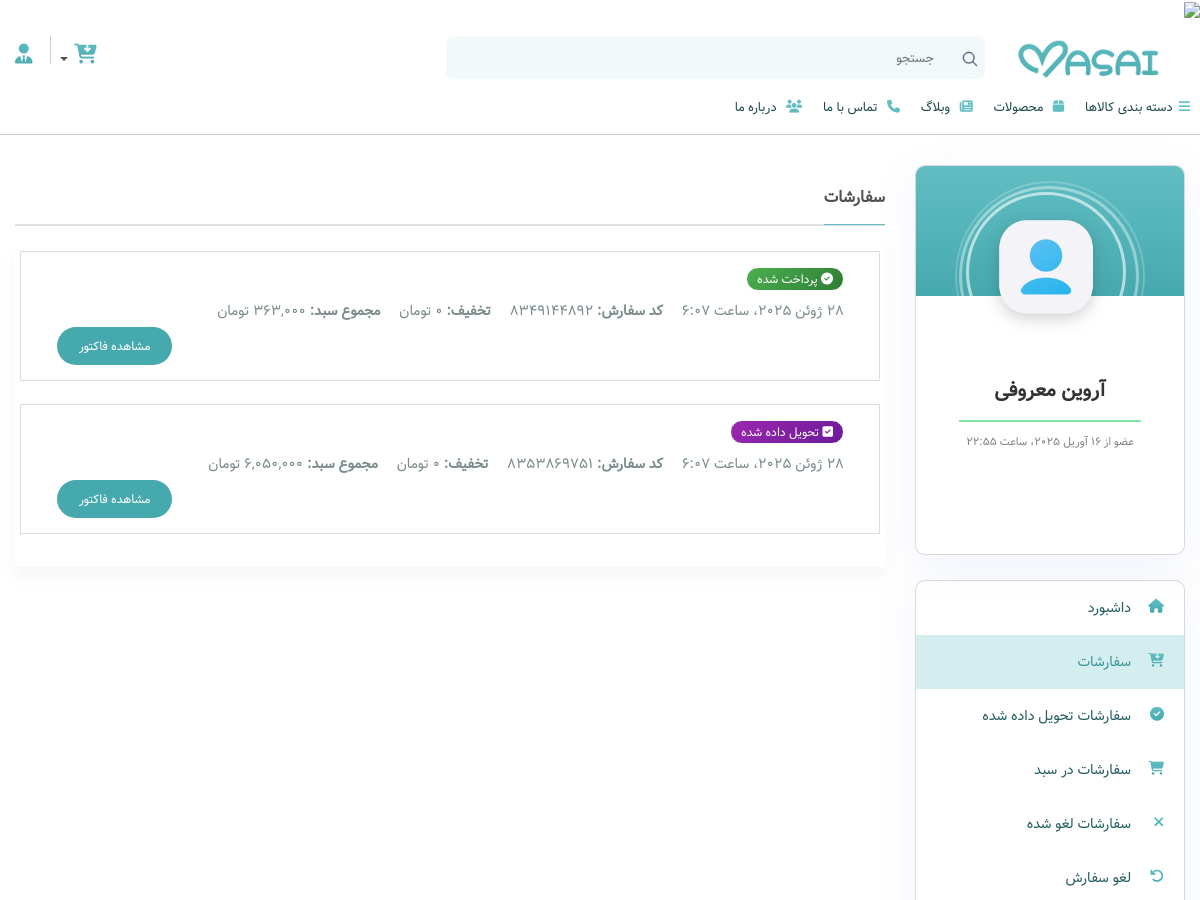
/dashboard/orders/ (signed in, upper part), run on an earlier commit of the app's database.
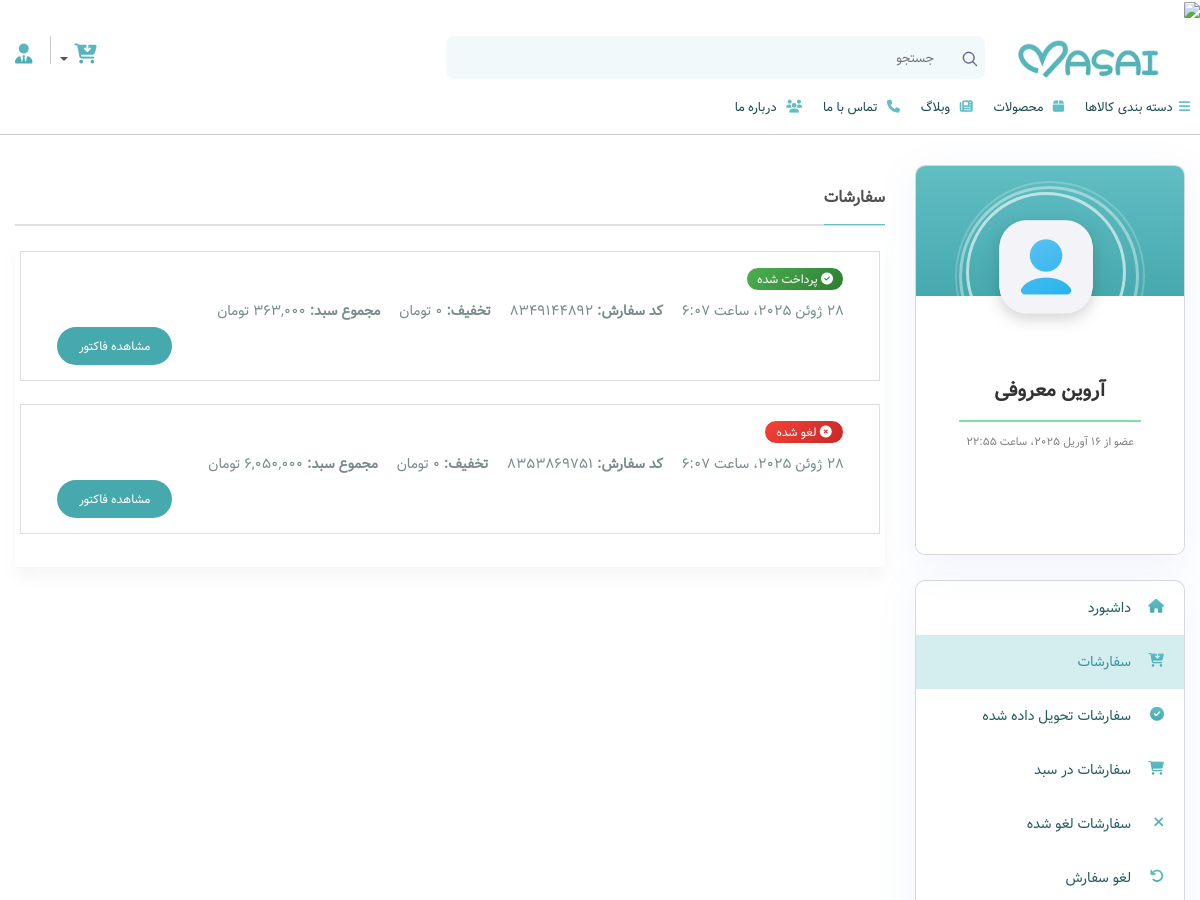
And on a later commit of the database.
### cart/models.py (models this page shows, shortened)
class Order(models.Model):
    ORDER_STATUS = (
        ('pending', 'در انتظار پرداخت'),
        ('paid', 'پرداخت شده'),
        ('processing', 'در حال پردازش'),
        ('shipped', 'ارسال شده'),
        ('delivered', 'تحویل داده شده'),
        ('cancelled', 'لغو شده'),
    )
    user = models.ForeignKey(User, on_delete=models.CASCADE, related_name='orders', verbose_name='کاربر')
    order_number = ShortUUIDField(length=10, max_length=10, alphabet="1234567890", unique=True, verbose_name="شماره سفارش")
    address = models.ForeignKey(Address, on_delete=models.SET_NULL, null=True, verbose_name='آدرس')
    cart = models.ForeignKey(Cart, on_delete=models.SET_NULL, null=True, blank=True, verbose_name='سبد خرید')
    items_data = models.JSONField(null=True, blank=True, verbose_name='اطلاعات محصولات')
    total_price = models.IntegerField(verbose_name='مبلغ کل')
    coupon_discount = models.IntegerField(default=0, verbose_name='تخفیف کوپن')
    shipping_cost = models.IntegerField(default=0, verbose_name='هزینه ارسال')
    final_price = models.IntegerField(verbose_name='مبلغ قابل پرداخت')
    status = models.CharField(max_length=20, choices=ORDER_STATUS, default='pending', verbose_name='وضعیت سفارش')
    created_at = models.DateTimeField(auto_now_add=True, verbose_name='تاریخ ایجاد')
    updated_at = models.DateTimeField(auto_now=True, verbose_name='تاریخ به‌روزرسانی')
    class Meta:
        verbose_name = 'سفارش'
        verbose_name_plural = 'سفارشات'
        ordering = ['-created_at']

### dashboard/views.py (the view)
# urls.py: path('orders/', views.order_list, name='orders'),
@login_required
def order_list(request):
    user = request.user
    profile = Profile.objects.get(user=user)
    orders = Order.objects.filter(user=user).order_by('-created_at')
    page_number = request.GET.get('page')
    paginator = Paginator(orders, 6)
    object_list = paginator.get_page(page_number)
    pages_to_show = get_pages_to_show(object_list.number, paginator.num_pages)
    context = {
        'profile': profile,
        'orders': object_list,
        'pages_to_show': pages_to_show,
    }
    return render(request, 'dashboard/orders.html', context)

### cart/models.py (called while the page is built)
    @property
    def total_price(self):
        return sum(item.total_price for item in self.items.all())

### context_processors/context_processors.py (called while the page is built)
def shop_func(request):
    site_settings = SiteSettings.objects.first()
    categories = ProductCategory.objects.all()
    colors = ProductColor.objects.all()
    brands = ProductBrand.objects.all()
    cart = None
    cart_items = []
    cart_total = 0
    if request.user.is_authenticated:
        try:
            cart = Cart.objects.filter(user=request.user).first()
            if cart:
                cart_items = CartItem.objects.filter(cart=cart).select_related('product')
                cart_total = cart.total_price
        except:
            pass
    return {
        'site_settings': site_settings,
        'categories': categories,
        'colors': colors,
        'brands': brands,
        'cart': cart,
        'cart_items': cart_items,
        'cart_total': cart_total,
    }

### core/templatetags/custom_filters.py (called while the page is built)
@register.filter
def format_price(value):
    return f"{value:,}"

### dashboard/templates/dashboard/orders.html (shortened to what the changed rows need)
{% extends "base.html" %}
{% load static %}
{% load jalali_tags %}
{% load custom_filters %}
{% block content %}
    <main class="order-delivered default space-top-30">
        <div class="container">
            <div class="row">
                <div class="col-xl-9 col-lg-8 col-md-12 order-2">
                    <div class="row">
                        <div class="col-lg-12">
                            <div class="content-section default">
                                <div class="row">
                                    {% if orders %}
                                        {% for order in orders %}
                                            <div class="col-md-12 col-sm-12 order_delivered_sec">
                                                <div class="profile-recent-fav-row">
                                                    <div class="col-12">
                                                        <h4 class="profile-recent-fav-name">
                                                            {% if order.status == 'paid' %}
                                                                <span class="badge badge-paid">
                                                                    <i class="fa fa-check-circle" style='color: white;' aria-hidden="true"></i> {{ order.get_status_display }}
                                                                </span>
                                                            {% elif order.status == 'shipped' %}
                                                                <span class="badge badge-shipped">
                                                                    <i class="fa fa-truck" style='color: white;' aria-hidden="true"></i> {{ order.get_status_display }}
                                                                </span>
                                                            {% elif order.status == 'delivered' %}
                                                                <span class="badge badge-delivered">
                                                                    <i class="fa fa-check-square" style='color: white;' aria-hidden="true"></i> {{ order.get_status_display }}
                                                                </span>
                                                            {% elif order.status == 'pending' %}
                                                                <span class="badge badge-pending">
                                                                    <i class="fa fa-clock" style='color: white;' aria-hidden="true"></i> {{ order.get_status_display }}
                                                                </span>
                                                            {% elif order.status == 'processing' %}
                                                                <span class="badge badge-processing">
                                                                    <i class="fa fa-cog fa-spin" style='color: white;' aria-hidden="true"></i> {{ order.get_status_display }}
                                                                </span>
                                                            {% elif order.status == 'cancelled' %}
                                                                <span class="badge badge-cancelled">
                                                                    <i class="fa fa-times-circle" style='color: white;' aria-hidden="true"></i> {{ order.get_status_display }}
                                                                </span>
                                                            {% endif %}
                                                        </h4>
                                                        <ul>
                                                            <li>
                                                                {{ order.created_at|to_jalali:'%d %b %Y' }}
                                                            </li>
                                                            <li>
                                                                <b>کد سفارش: </b>{{ order.order_number }}
                                                            </li>
                                                            <li>
                                                                <b>تخفیف: </b>{{ order.coupon_discount|format_price }}
                                                                تومان
                                                            </li>
                                                            <li>
                                                                <b>مجموع سبد: </b>{{ order.final_price|format_price }}
                                                                تومان
                                                            </li>
                                                        </ul>
                                                    </div>
                                                    <div class="col-12 text-left">
                                                        <a href="{% url 'dashboard:order_detail' order.order_number %}" class="btn btn-main-masai">مشاهده فاکتور</a>
                                                    </div>
                                                </div>
                                            </div>
                                        {% endfor %}
                                    {% else %}
                                        <div class="">
                                            <p>سفارشی یافت نشد</p>
                                        </div>
                                    {% endif %}
                                </div>
                            </div>
                        </div>
                    </div>
                </div>
            </div>
        </div>
    </main>
{% endblock %}

What changed in the data, as far as the page shows it:
changed Order: status "تحویل داده شده" → "لغو شده"
